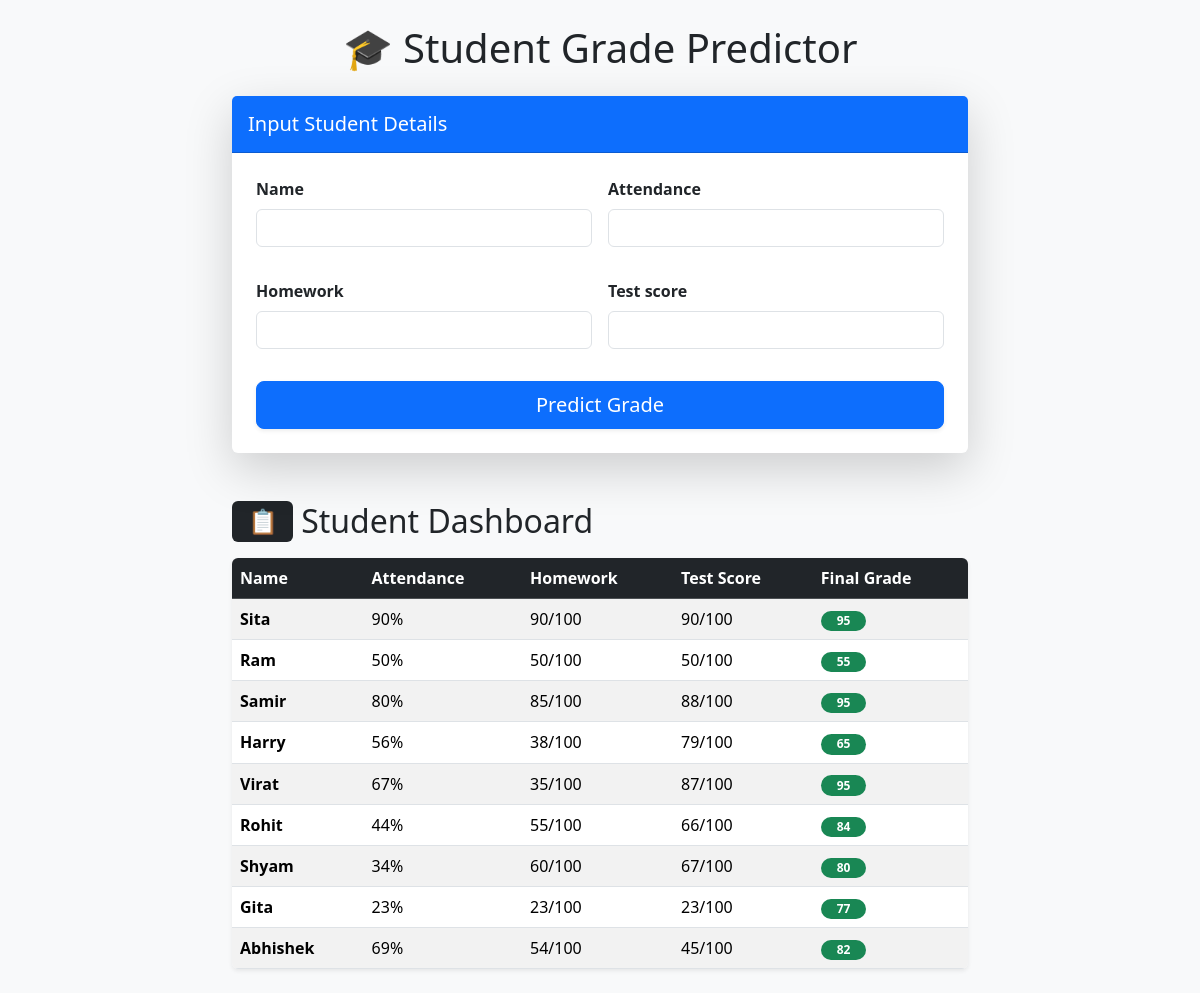
The app's page /, older data.
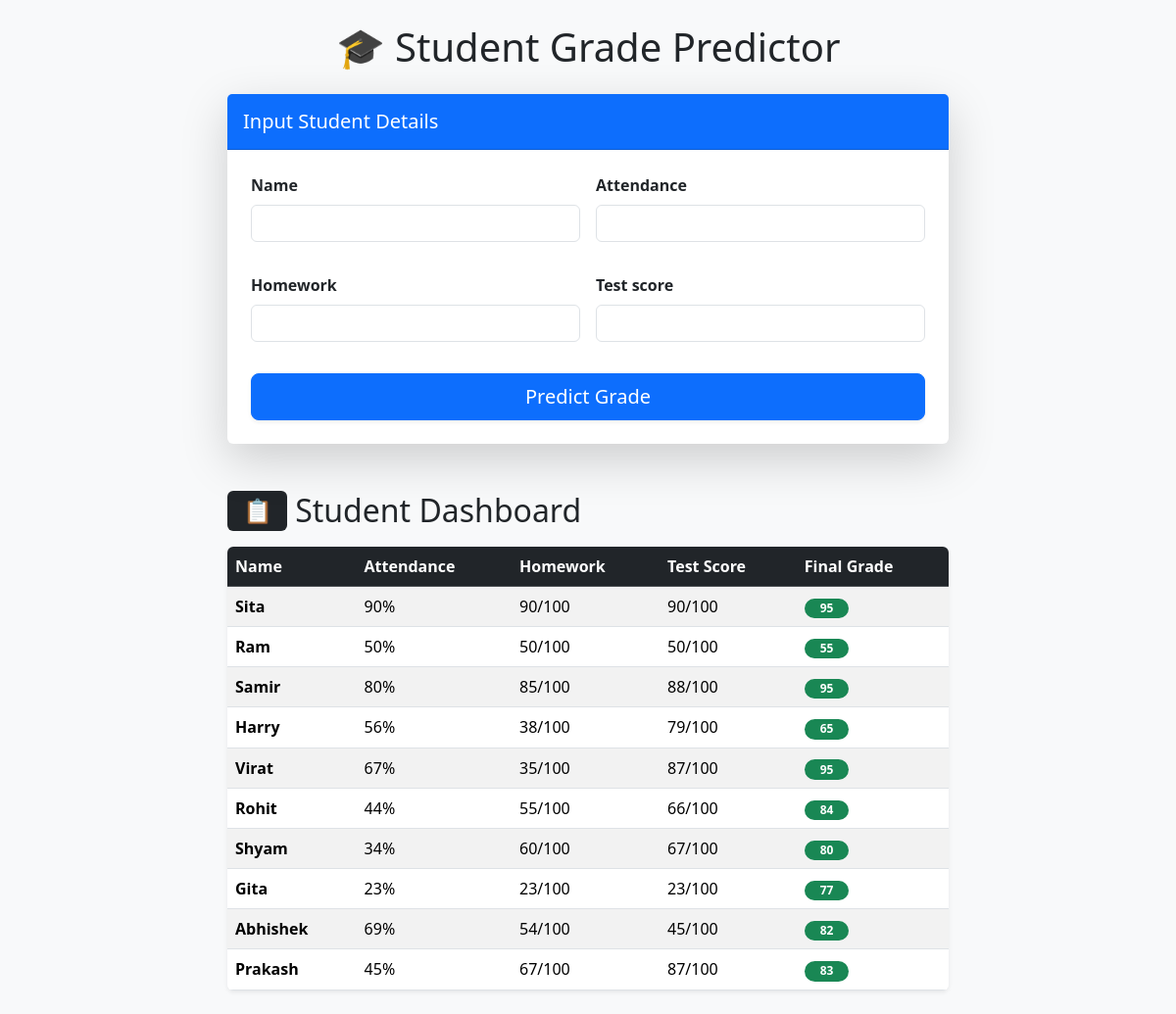
The same page, newer data.
### grades/models.py (models this page shows, shortened)
class StudentGrade(models.Model):
    name = models.CharField(max_length=100)   # student name
    attendance = models.IntegerField()
    homework = models.IntegerField()
    test_score = models.IntegerField()
    final_grade = models.IntegerField()

### grades/views.py (the view)
# urls.py: path('', views.predict_grade, name='predict_grade'),
def predict_grade(request):
    prediction = None
    if request.method == "POST":
        form = StudentInputForm(request.POST)
        if form.is_valid():
            existing_student = StudentGrade.objects.filter(
                name=form.cleaned_data['name'],
                attendance=form.cleaned_data['attendance'],
                homework=form.cleaned_data['homework'],
                test_score=form.cleaned_data['test_score']
            ).first()
            if existing_student:
                prediction = existing_student.final_grade
            else:
                qs = StudentGrade.objects.exclude(final_grade=0).values(
                    "attendance", "homework", "test_score", "final_grade"
                )
                df = pd.DataFrame(list(qs))
                if not df.empty:
                    X = df[["attendance", "homework", "test_score"]]
                    y = df["final_grade"]
                    X_train, X_test, y_train, y_test = train_test_split(X, y, test_size=0.3, random_state=42)
                    model = RandomForestRegressor(n_estimators=100, random_state=42).fit(X_train, y_train)
                    new_student = pd.DataFrame([[
                        form.cleaned_data['attendance'],
                        form.cleaned_data['homework'],
                        form.cleaned_data['test_score']
                    ]], columns=["attendance", "homework", "test_score"])
                    prediction = model.predict(new_student)[0]
                    prediction = max(0, min(100, round(prediction)))  # Cap between 0-100 and round
                    StudentGrade.objects.create(
                        name=form.cleaned_data['name'],
                        attendance=form.cleaned_data['attendance'],
                        homework=form.cleaned_data['homework'],
                        test_score=form.cleaned_data['test_score'],
                        final_grade=prediction
                    )
    else:
        form = StudentInputForm()
    students = StudentGrade.objects.all()
    return render(request, "grades/predict.html", {
        "form": form,
        "prediction": prediction,
        "students": students
    })

### grades/forms.py
class StudentInputForm(forms.Form):
    name = forms.CharField(max_length=100)
    attendance = forms.IntegerField(min_value=0, max_value=100)
    homework = forms.IntegerField(min_value=0, max_value=100)
    test_score = forms.IntegerField(min_value=0, max_value=99)

### grades/templates/grades/predict.html (shortened to what this page needs)
{% extends "grades/base.html" %}
{% block content %}
<div class="row justify-content-center">
    <div class="col-md-8">
        <h1 class="mb-4 text-center">🎓 Student Grade Predictor</h1>
        <div class="card shadow-lg border-0 mb-5">
            <div class="card-header bg-primary text-white py-3">
                <h5 class="card-title mb-0">Input Student Details</h5>
            </div>
            <div class="card-body p-4">
                <form method="post" id="predictionForm" class="row g-3">
                    {% for field in form %}
                    <div class="col-md-6 mb-3">
                        <label for="{{ field.id_for_label }}" class="form-label fw-bold">{{ field.label }}</label>
                        {{ field }}
                    </div>
                    {% endfor %}
                    <div class="col-12 d-grid">
                        <button type="submit" class="btn btn-primary btn-lg shadow-sm">
                            Predict Grade
                        </button>
                    </div>
                </form>
            </div>
        </div>
        <h2 class="mb-3 d-flex align-items-center">
            <span class="badge bg-dark me-2">📋</span> Student Dashboard
        </h2>
        <div class="table-responsive shadow-sm rounded">
            <table class="table table-striped table-hover mb-0">
                <thead class="table-dark">
                    <tr>
                        <th>Name</th>
                        <th>Attendance</th>
                        <th>Homework</th>
                        <th>Test Score</th>
                        <th>Final Grade</th>
                    </tr>
                </thead>
                <tbody>
                    {% for student in students %}
                    <tr>
                        <td class="fw-bold">{{ student.name }}</td>
                        <td>{{ student.attendance }}%</td>
                        <td>{{ student.homework }}/100</td>
                        <td>{{ student.test_score }}/100</td>
                        <td>
                            <span class="badge bg-success rounded-pill px-3">{{ student.final_grade }}</span>
                        </td>
                    </tr>
                    {% empty %}
                    <tr>
                        <td colspan="5" class="text-center text-muted py-4">No student records found.</td>
                    </tr>
                    {% endfor %}
                </tbody>
            </table>
        </div>
    </div>
</div>
{% endblock %}

### grades/templates/grades/base.html (shortened to what this page needs)
<!DOCTYPE html>
<html>
<head>
    <link rel="stylesheet" href="https://cdn.jsdelivr.net/npm/bootstrap@5.3.2/dist/css/bootstrap.min.css">
</head>
<body class="bg-light">
    <div class="container py-4">
        {% block content %}{% endblock %}
    </div>
    <div class="toast-container position-fixed top-50 start-50 translate-middle p-3">
    </div>
</body>
</html>

Row changes from the older to the newer data that the page shows:
added StudentGrade: name "Prakash", attendance "45", homework "67", test_score "87", final_grade "83"
